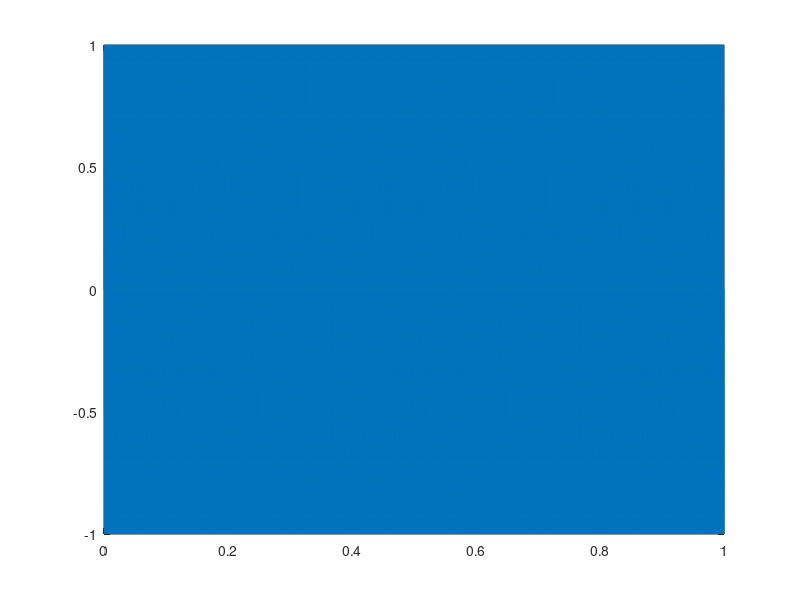

The MATLAB source for this figure:
% サンプリング周波数
fs = 16000;

% 信号の時間軸を定義
t = 0:1/fs:1; % 1秒間の時間軸を作成

% 1kHzの正弦波を生成
f = 1000;
x = sin(2*pi*f*t);
plot(t, x);

% ハミング窓を作成
w = hamming(1024);

% 入力信号を長さ1024に切り出す
x_cut = x(1:1024);

% パワースペクトルを表示
% periodogram(x_cut, w, 1024, fs);